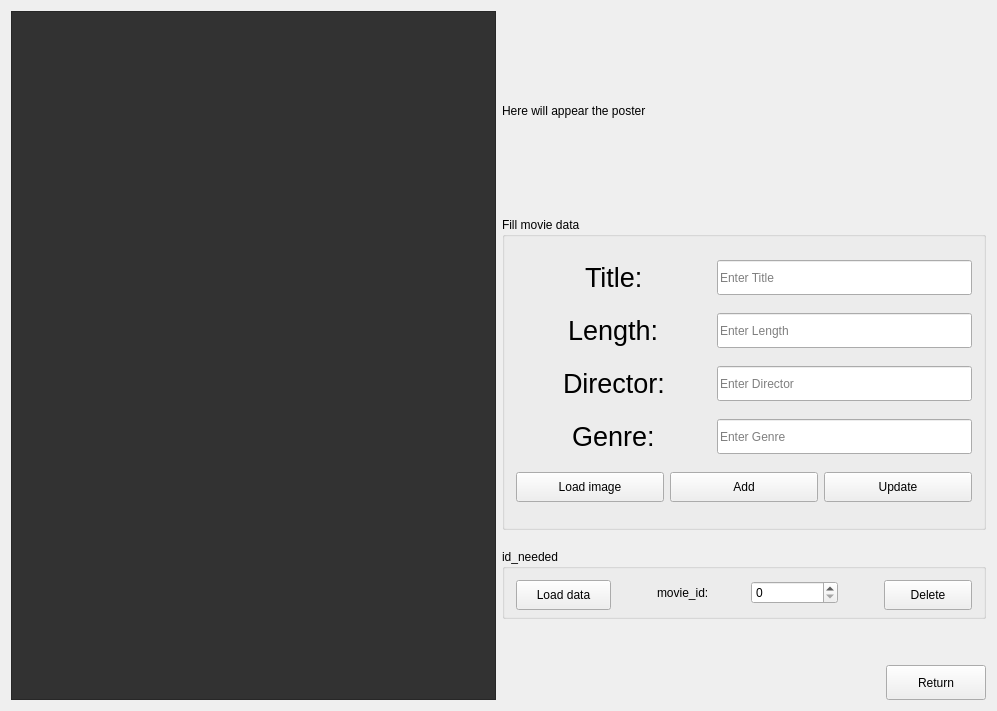
<?xml version="1.0" encoding="UTF-8"?>
<ui version="4.0">
 <class>MovieManagerClass</class>
 <widget class="QMainWindow" name="MovieManagerClass">
  <property name="geometry">
   <rect>
    <x>0</x>
    <y>0</y>
    <width>997</width>
    <height>711</height>
   </rect>
  </property>
  <property name="windowTitle">
   <string>MovieManager</string>
  </property>
  <widget class="QWidget" name="centralWidget">
   <layout class="QHBoxLayout" name="horizontalLayout_3">
    <item>
     <layout class="QHBoxLayout" name="horizontalLayout_2" stretch="0,0">
      <item>
       <widget class="QTableView" name="movie_table">
        <property name="minimumSize">
         <size>
          <width>400</width>
          <height>0</height>
         </size>
        </property>
        <property name="styleSheet">
         <string notr="true">QTableView{
background-color: rgb(50, 50, 50);
}</string>
        </property>
       </widget>
      </item>
      <item>
       <layout class="QVBoxLayout" name="verticalLayout_2">
        <item>
         <widget class="QLabel" name="label_img">
          <property name="minimumSize">
           <size>
            <width>400</width>
            <height>200</height>
           </size>
          </property>
          <property name="maximumSize">
           <size>
            <width>420</width>
            <height>200</height>
           </size>
          </property>
          <property name="layoutDirection">
           <enum>Qt::LeftToRight</enum>
          </property>
          <property name="styleSheet">
           <string notr="true"/>
          </property>
          <property name="text">
           <string>Here will appear the poster</string>
          </property>
         </widget>
        </item>
        <item>
         <layout class="QVBoxLayout" name="verticalLayout">
          <item>
           <widget class="QGroupBox" name="groupBox_2">
            <property name="title">
             <string>Fill movie data</string>
            </property>
            <layout class="QVBoxLayout" name="verticalLayout_4">
             <item>
              <layout class="QHBoxLayout" name="horizontalLayout_5">
               <item>
                <spacer name="horizontalSpacer_2">
                 <property name="orientation">
                  <enum>Qt::Horizontal</enum>
                 </property>
                 <property name="sizeHint" stdset="0">
                  <size>
                   <width>40</width>
                   <height>20</height>
                  </size>
                 </property>
                </spacer>
               </item>
               <item>
                <widget class="QLabel" name="label">
                 <property name="font">
                  <font>
                   <pointsize>20</pointsize>
                  </font>
                 </property>
                 <property name="text">
                  <string>Title:</string>
                 </property>
                </widget>
               </item>
               <item>
                <spacer name="horizontalSpacer_9">
                 <property name="orientation">
                  <enum>Qt::Horizontal</enum>
                 </property>
                 <property name="sizeHint" stdset="0">
                  <size>
                   <width>40</width>
                   <height>20</height>
                  </size>
                 </property>
                </spacer>
               </item>
               <item>
                <widget class="QLineEdit" name="lineEdit_title">
                 <property name="minimumSize">
                  <size>
                   <width>255</width>
                   <height>35</height>
                  </size>
                 </property>
                 <property name="placeholderText">
                  <string>Enter Title</string>
                 </property>
                </widget>
               </item>
              </layout>
             </item>
             <item>
              <layout class="QHBoxLayout" name="horizontalLayout_6">
               <item>
                <spacer name="horizontalSpacer_3">
                 <property name="orientation">
                  <enum>Qt::Horizontal</enum>
                 </property>
                 <property name="sizeHint" stdset="0">
                  <size>
                   <width>40</width>
                   <height>20</height>
                  </size>
                 </property>
                </spacer>
               </item>
               <item>
                <widget class="QLabel" name="label_2">
                 <property name="font">
                  <font>
                   <pointsize>20</pointsize>
                  </font>
                 </property>
                 <property name="text">
                  <string>Length:</string>
                 </property>
                </widget>
               </item>
               <item>
                <spacer name="horizontalSpacer_8">
                 <property name="orientation">
                  <enum>Qt::Horizontal</enum>
                 </property>
                 <property name="sizeHint" stdset="0">
                  <size>
                   <width>40</width>
                   <height>20</height>
                  </size>
                 </property>
                </spacer>
               </item>
               <item>
                <widget class="QLineEdit" name="lineEdit_length">
                 <property name="minimumSize">
                  <size>
                   <width>255</width>
                   <height>35</height>
                  </size>
                 </property>
                 <property name="text">
                  <string/>
                 </property>
                 <property name="placeholderText">
                  <string>Enter Length</string>
                 </property>
                </widget>
               </item>
              </layout>
             </item>
             <item>
              <layout class="QHBoxLayout" name="horizontalLayout_7">
               <item>
                <spacer name="horizontalSpacer_7">
                 <property name="orientation">
                  <enum>Qt::Horizontal</enum>
                 </property>
                 <property name="sizeHint" stdset="0">
                  <size>
                   <width>40</width>
                   <height>20</height>
                  </size>
                 </property>
                </spacer>
               </item>
               <item>
                <widget class="QLabel" name="label_3">
                 <property name="font">
                  <font>
                   <pointsize>20</pointsize>
                  </font>
                 </property>
                 <property name="text">
                  <string>Director:</string>
                 </property>
                </widget>
               </item>
               <item>
                <spacer name="horizontalSpacer_4">
                 <property name="orientation">
                  <enum>Qt::Horizontal</enum>
                 </property>
                 <property name="sizeHint" stdset="0">
                  <size>
                   <width>40</width>
                   <height>20</height>
                  </size>
                 </property>
                </spacer>
               </item>
               <item>
                <widget class="QLineEdit" name="lineEdit_director">
                 <property name="minimumSize">
                  <size>
                   <width>255</width>
                   <height>35</height>
                  </size>
                 </property>
                 <property name="placeholderText">
                  <string>Enter Director</string>
                 </property>
                </widget>
               </item>
              </layout>
             </item>
             <item>
              <layout class="QHBoxLayout" name="horizontalLayout_8">
               <item>
                <spacer name="horizontalSpacer_6">
                 <property name="orientation">
                  <enum>Qt::Horizontal</enum>
                 </property>
                 <property name="sizeHint" stdset="0">
                  <size>
                   <width>40</width>
                   <height>20</height>
                  </size>
                 </property>
                </spacer>
               </item>
               <item>
                <widget class="QLabel" name="label_4">
                 <property name="font">
                  <font>
                   <pointsize>20</pointsize>
                  </font>
                 </property>
                 <property name="text">
                  <string>Genre:</string>
                 </property>
                </widget>
               </item>
               <item>
                <spacer name="horizontalSpacer_5">
                 <property name="orientation">
                  <enum>Qt::Horizontal</enum>
                 </property>
                 <property name="sizeHint" stdset="0">
                  <size>
                   <width>40</width>
                   <height>20</height>
                  </size>
                 </property>
                </spacer>
               </item>
               <item>
                <widget class="QLineEdit" name="lineEdit_genre">
                 <property name="minimumSize">
                  <size>
                   <width>255</width>
                   <height>35</height>
                  </size>
                 </property>
                 <property name="placeholderText">
                  <string>Enter Genre</string>
                 </property>
                </widget>
               </item>
              </layout>
             </item>
             <item>
              <layout class="QHBoxLayout" name="horizontalLayout">
               <item>
                <widget class="QPushButton" name="pushButton_load_img">
                 <property name="minimumSize">
                  <size>
                   <width>0</width>
                   <height>30</height>
                  </size>
                 </property>
                 <property name="text">
                  <string>Load image</string>
                 </property>
                </widget>
               </item>
               <item>
                <widget class="QPushButton" name="pushButton_add_movie">
                 <property name="minimumSize">
                  <size>
                   <width>0</width>
                   <height>30</height>
                  </size>
                 </property>
                 <property name="text">
                  <string>Add</string>
                 </property>
                </widget>
               </item>
               <item>
                <widget class="QPushButton" name="pushButton_update_movie">
                 <property name="minimumSize">
                  <size>
                   <width>0</width>
                   <height>30</height>
                  </size>
                 </property>
                 <property name="text">
                  <string>Update</string>
                 </property>
                </widget>
               </item>
              </layout>
             </item>
            </layout>
           </widget>
          </item>
          <item>
           <spacer name="verticalSpacer_2">
            <property name="orientation">
             <enum>Qt::Vertical</enum>
            </property>
            <property name="sizeType">
             <enum>QSizePolicy::Maximum</enum>
            </property>
            <property name="sizeHint" stdset="0">
             <size>
              <width>395</width>
              <height>13</height>
             </size>
            </property>
           </spacer>
          </item>
          <item>
           <widget class="QGroupBox" name="groupBox">
            <property name="maximumSize">
             <size>
              <width>16777215</width>
              <height>70</height>
             </size>
            </property>
            <property name="title">
             <string>id_needed</string>
            </property>
            <layout class="QVBoxLayout" name="verticalLayout_3">
             <item>
              <layout class="QHBoxLayout" name="horizontalLayout_4">
               <item>
                <widget class="QPushButton" name="pushButton_load_data">
                 <property name="minimumSize">
                  <size>
                   <width>95</width>
                   <height>30</height>
                  </size>
                 </property>
                 <property name="text">
                  <string>Load data</string>
                 </property>
                </widget>
               </item>
               <item>
                <spacer name="horizontalSpacer_10">
                 <property name="orientation">
                  <enum>Qt::Horizontal</enum>
                 </property>
                 <property name="sizeType">
                  <enum>QSizePolicy::Maximum</enum>
                 </property>
                 <property name="sizeHint" stdset="0">
                  <size>
                   <width>40</width>
                   <height>20</height>
                  </size>
                 </property>
                </spacer>
               </item>
               <item>
                <widget class="QLabel" name="label_5">
                 <property name="text">
                  <string>movie_id:</string>
                 </property>
                </widget>
               </item>
               <item>
                <widget class="QSpinBox" name="spinBox_movie_id"/>
               </item>
               <item>
                <spacer name="horizontalSpacer">
                 <property name="orientation">
                  <enum>Qt::Horizontal</enum>
                 </property>
                 <property name="sizeType">
                  <enum>QSizePolicy::Maximum</enum>
                 </property>
                 <property name="sizeHint" stdset="0">
                  <size>
                   <width>40</width>
                   <height>20</height>
                  </size>
                 </property>
                </spacer>
               </item>
               <item>
                <widget class="QPushButton" name="pushButton_delete_movie">
                 <property name="minimumSize">
                  <size>
                   <width>0</width>
                   <height>30</height>
                  </size>
                 </property>
                 <property name="text">
                  <string>Delete</string>
                 </property>
                </widget>
               </item>
              </layout>
             </item>
            </layout>
           </widget>
          </item>
          <item>
           <spacer name="verticalSpacer_3">
            <property name="orientation">
             <enum>Qt::Vertical</enum>
            </property>
            <property name="sizeType">
             <enum>QSizePolicy::Minimum</enum>
            </property>
            <property name="sizeHint" stdset="0">
             <size>
              <width>20</width>
              <height>40</height>
             </size>
            </property>
           </spacer>
          </item>
          <item alignment="Qt::AlignRight">
           <widget class="QPushButton" name="pushButton_return">
            <property name="minimumSize">
             <size>
              <width>100</width>
              <height>35</height>
             </size>
            </property>
            <property name="text">
             <string>Return</string>
            </property>
           </widget>
          </item>
         </layout>
        </item>
       </layout>
      </item>
     </layout>
    </item>
   </layout>
  </widget>
 </widget>
 <layoutdefault spacing="6" margin="11"/>
 <resources/>
 <connections/>
</ui>
